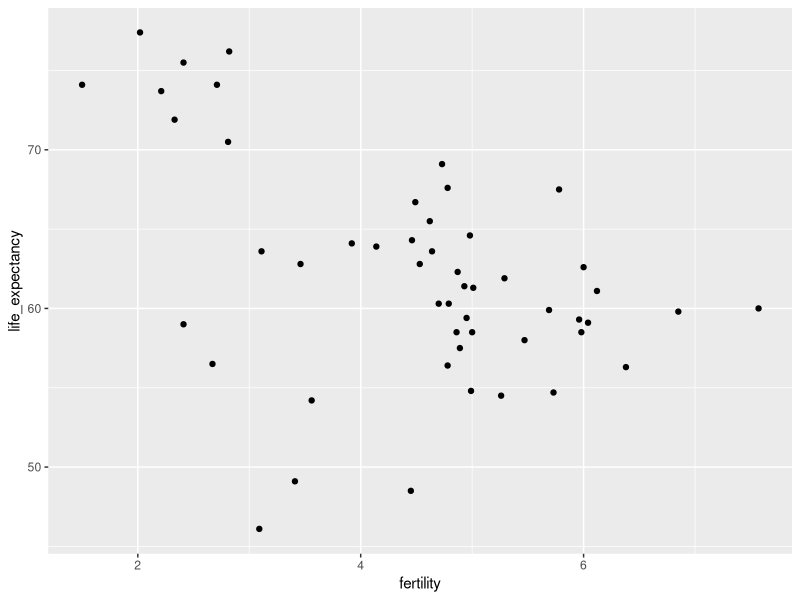
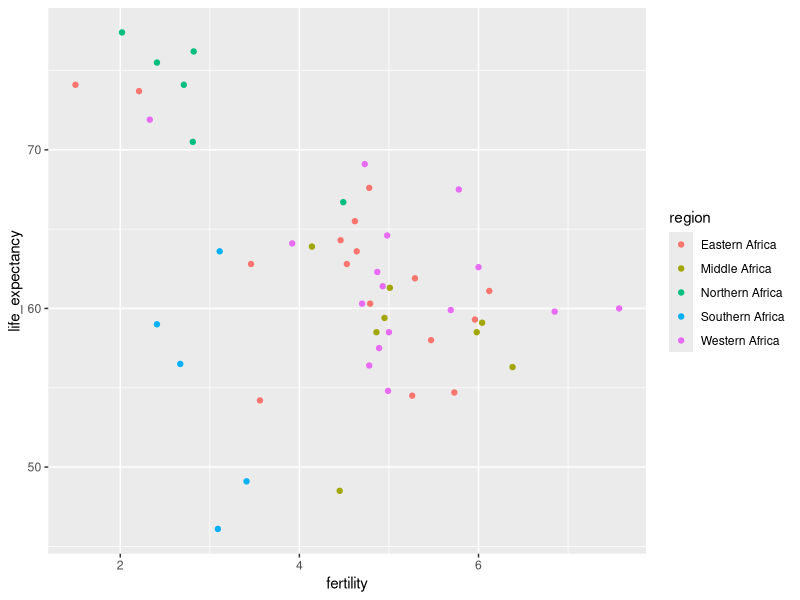
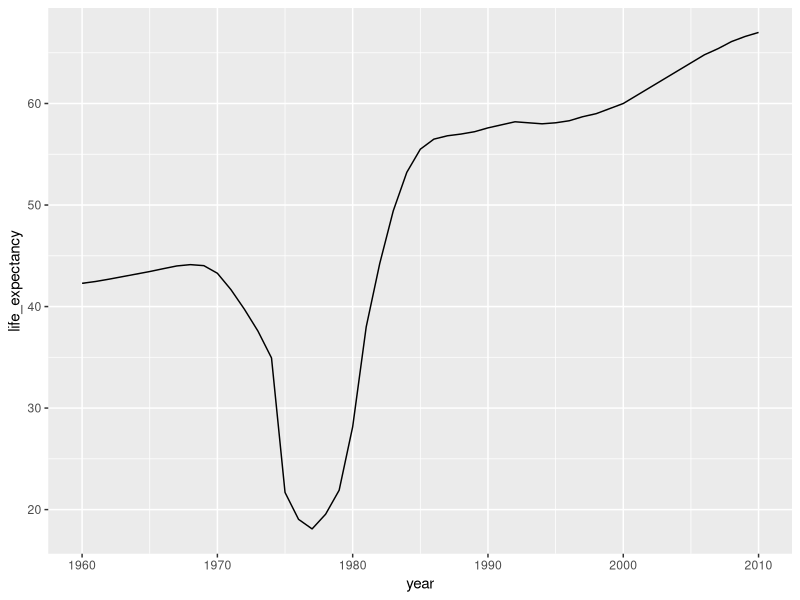
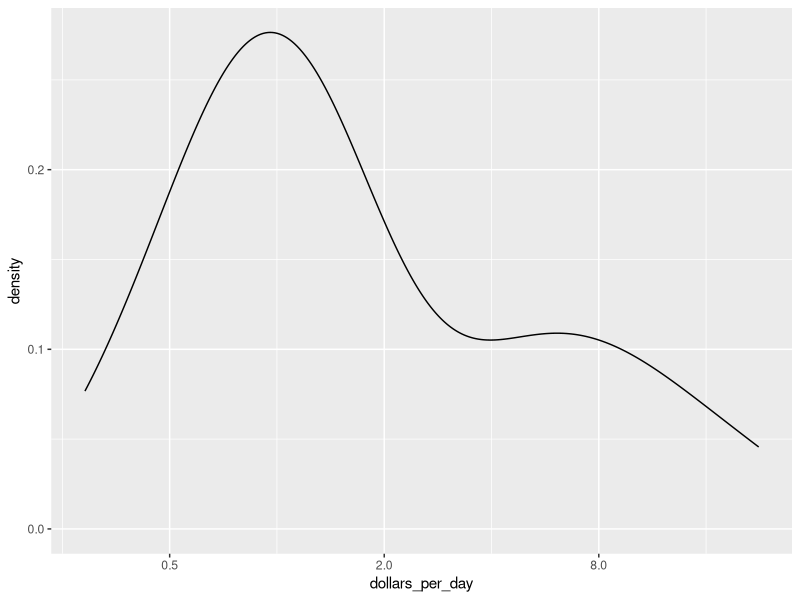
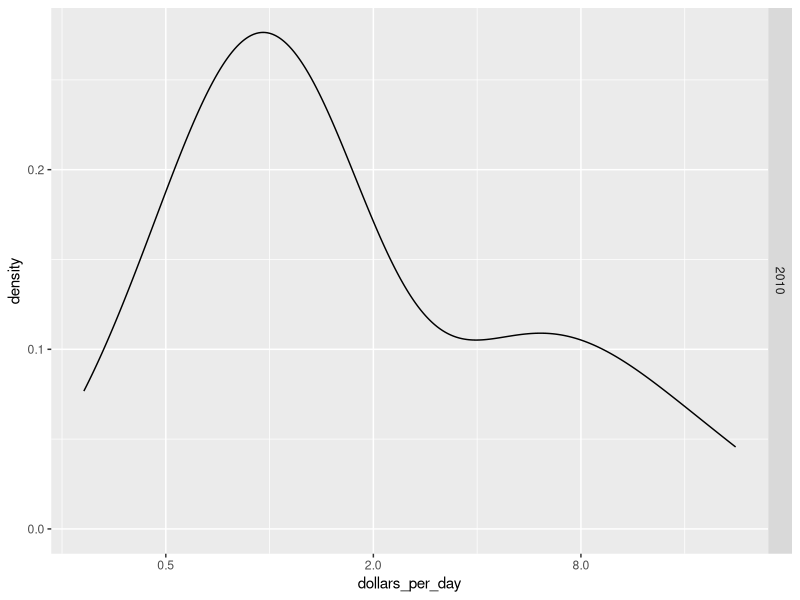
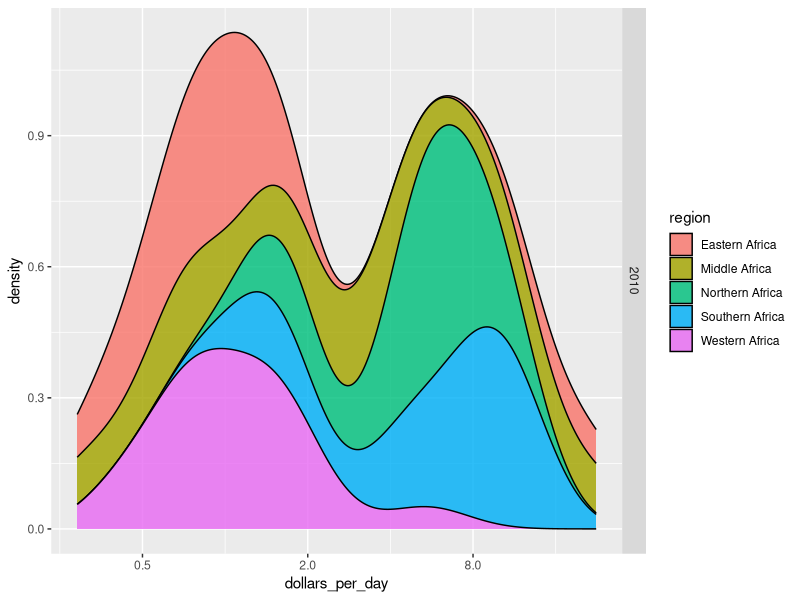
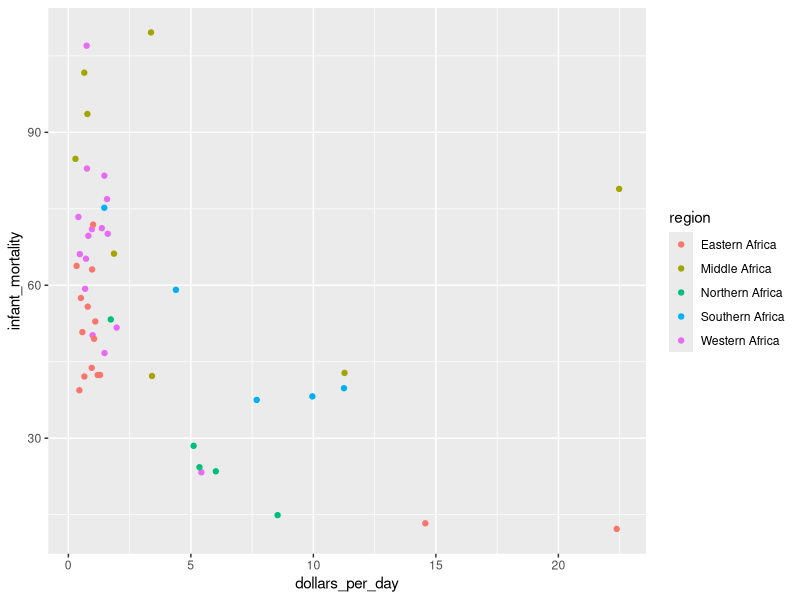

Source code (R) for these figures, in order: (Note: this script raises an error after producing the figures.)
"Exercise 1. Life expectancy vs fertility - part 1
The Gapminder Foundation (www.gapminder.org) is a non-profit organization based in Sweden that 
promotes global development through the use of statistics that can help reduce misconceptions 
about global development.


* Using ggplot and the points layer, create a scatter plot of life expectancy versus fertility for 
  the African continent in 2012.
* Remember that you can use the R console to explore the gapminder dataset to figure out the names 
  of the columns in the dataframe.
* In this exercise we provide parts of code to get you going. You need to fill out what is missing. 
  But note that going forward, in the next exercises, you will be required to write most of the code.
"

library(dplyr)
library(ggplot2)
library(dslabs)
data(gapminder)
## fill out the missing parts in filter and aes
gapminder %>% filter(continent == "Africa" & year == 2012) %>%
  ggplot(aes( x = fertility, y = life_expectancy )) +
  geom_point()
  
"Exercise 2. Life expectancy vs fertility - part 2 - coloring your plot
Note that there is quite a bit of variability in life expectancy and fertility with some African 
countries having very high life expectancies. There also appear to be three clusters in the plot.

Remake the plot from the previous exercises but this time use color to dinstinguish the different 
regions of Africa to see if this explains the clusters. Remember that you can explore the gapminder 
data to see how the regions of Africa are labeled in the dataframe!
"
library(dplyr)
library(ggplot2)
library(dslabs)
data(gapminder)

gapminder %>% filter(continent == "Africa" & year == 2012) %>% 
ggplot(aes(x = fertility, y = life_expectancy, color = region)) + 
geom_point()


"Exercise 3. Life expectancy vs fertility - part 3 - selecting country and region
While many of the countries in the high life expectancy/low fertility cluster are 
from Northern Africa, three countries are not.


* Create a table showing the country and region for the African countries (use select) 
  that in 2012 had fertility rates of 3 or less and life expectancies of at least 70.
* Assign your result to a data frame called df."


library(dplyr)
library(dslabs)
data(gapminder)

df <- gapminder %>% filter(continent == "Africa" & year == 2012 
                           & fertility <= 3 & life_expectancy >= 70) %>%
    select(country, region)

"Exercise 4. Life expectancy and the Vietnam War - part 1
The Vietnam War lasted from 1955 to 1975. Do the data support war having a negative 
effect on life expectancy? We will create a time series plot that covers the period 
from 1960 to 2010 of life expectancy for Vietnam and the United States, using color 
to distinguish the two countries. In this start we start the analysis by generating 
a table.

* Use filter to create a table with data for the years from 1960 to 2010 in Vietnam and 
  the United States.
* Save the table in an object called tab."

library(dplyr)
library(dslabs)
data(gapminder)

tab <- gapminder %>% 
filter(country %in% c("United States", "Vietnam") & year >= "1960" & year <= "2010") 


"Exercise 5. Life expectancy and the Vietnam War - part 2
Now that you have created the data table in Exercise 4, it is time to plot the data 
for the two countries.

Use geom_line to plot life expectancy vs year for Vietnam and the United States. The 
data table is stored in tab.
Use color to distinguish the two countries."

p <- tab %>% ggplot(aes(y = life_expectancy, x = year, color = country)) + geom_line()

"Exercise 6. Life expectancy in Cambodia
Cambodia was also involved in this conflict and, after the war, Pol Pot and his 
communist Khmer Rouge took control and ruled Cambodia from 1975 to 1979. He is 
considered one of the most brutal dictators in history. Do the data support this 
claim?

Use a single line of code to create a time series plot from 1960 to 2010 of life 
expectancy vs year for Cambodia."

library(dplyr)
library(ggplot2)
library(dslabs)
data(gapminder)

gapminder %>% filter(country == "Cambodia" & year >= "1960" & year <= "2010") %>% 
ggplot(aes(x = year, y = life_expectancy)) + geom_line()


"Exercise 7. Dollars per day - part 1
Now we are going to calculate and plot dollars per day for African countries in 
2010 using GDP data.

In the first part of this analysis, we will create the dollars per day variable.

* Use mutate to create a dollars_per_day variable, which is defined as gdp/population/365.
* Create the dollars_per_day variable for African countries for the year 2010.
* Remove any NA values.
* Save the mutated dataset as daydollars.
"

library(dplyr)
library(dslabs)
data(gapminder)
daydollars <- gapminder %>% 
              mutate(dollars_per_day = gdp/population/365) %>% 
              filter(continent == "Africa" & year == 2010 & !is.na(dollars_per_day)) 



"Exercise 8. Dollars per day - part 2
Now we are going to calculate and plot dollars per day for African countries in 2010 using GDP data.

In the second part of this analysis, we will plot the smooth density plot using a log (base 2) x axis.

* The dataset including the dollars_per_day variable is preloaded as daydollars.
* Create a smooth density plot of dollars per day from daydollars.
* Use a log (base 2) scale for the x axis."


daydollars %>% ggplot(aes(dollars_per_day)) + scale_x_continuous(trans = "log2") + geom_density()
      
"Exercise 9. Dollars per day - part 3 - multiple density plots
Now we are going to combine the plotting tools we have used in the past two exercises to create 
density plots for multiple years.

* Create the dollars_per_day variable as in Exercise 7, but for African countries in the years 
  1970 and 2010 this time.
* Make sure you remove any NA values.
* Create a smooth density plot of dollars per day for 1970 and 2010 using a log (base 2) scale 
  for the x axis.
* Use facet_grid to show a different density plot for 1970 and 2010.
"

library(dplyr)
library(ggplot2)
library(dslabs)
data(gapminder)

gapminder <- gapminder %>% 
              mutate(dollars_per_day = gdp/population/365) %>% 
              filter(continent == "Africa" & year == 2010 & !is.na(dollars_per_day)) 

gapminder %>% ggplot(aes(dollars_per_day)) + 
              scale_x_continuous(trans = "log2") + 
              geom_density(alpha = 0.2) + facet_grid(year ~ .)

"Exercise 10. Dollars per day - part 4 - stacked histograms
Now we are going to edit the code from Exercise 9 to show stacked histograms of each 
region in Africa.

* Much of the code will be the same as in Exercise 9:
* Create the dollars_per_day variable as in Exercise 7, but for African countries in 
  the years 1970 and 2010 this time.
* Make sure you remove any NA values.
* Create a smooth density plot of dollars per day for 1970 and 2010 using a log (base 2) 
  scale for the x axis.
* Use facet_grid to show a different density plot for 1970 and 2010.
* Make sure the densities are smooth by using bw = 0.5.
* Use the fill and position arguments where appropriate to create the stacked histograms 
  of each region.
"
library(dplyr)
library(ggplot2)
library(dslabs)
data(gapminder)

gapminder <- gapminder %>% 
              mutate(dollars_per_day = gdp/population/365)

p <- gapminder %>% filter(continent == "Africa" & 
                      year %in% c("1970","2010") & 
                      !is.na(dollars_per_day)) %>% 
            ggplot(aes(dollars_per_day, fill = region)) + 
            scale_x_continuous(trans = "log2")
            
p + geom_density(alpha = 0.82, bw = 0.5, position = "stack") + facet_grid(year ~ .)


"Exercise 11. Infant mortality scatter plot - part 1
We are going to continue looking at patterns in the gapminder dataset by plotting infant mortality rates versus dollars per day for African countries.

Generate dollars_per_day using mutate and filter for the year 2010 for African countries.
Remember to remove NA values.
Store the mutated dataset in gapminder_Africa_2010.
Make a scatter plot of infant_mortaility versus dollars_per_day for countries in the African continent.
Use color to denote the different regions of Africa.

"
library(dplyr)
library(ggplot2)
library(dslabs)
data(gapminder)
gapminder_Africa_2010 <- gapminder %>% 
              mutate(dollars_per_day = gdp/population/365) %>% 
              filter(continent == "Africa" & 
                      year =="2010" & 
                      !is.na(dollars_per_day)) %>%
              ggplot(aes(dollars_per_day, infant_mortality, color = region))

# now make the scatter plot
gapminder_Africa_2010 + geom_point()


"Exercise 12. Infant mortality scatter plot - part 2 - logarithmic axis
Now we are going to transform the x axis of the plot from the previous exercise.

* The mutated dataset is preloaded as gapminder_Africa_2010.
* As in the previous exercise, make a scatter plot of infant_mortaility versus 
  dollars_per_day for countries in the African continent.
* As in the previous exercise, use color to denote the different regions of Africa.
* Transform the x axis to be in the log (base 2) scale.
"

gapminder_Africa_2010 %>% ggplot(aes(dollars_per_day, infant_mortality, color = region)) + 
                          scale_x_continuous(trans = "log2") + geom_point()

"Exercise 13. Infant mortality scatter plot - part 3 - adding labels
Note that there is a large variation in infant mortality and dollars per day among 
African countries.

As an example, one country has infant mortality rates of less than 20 per 1000 and 
dollars per day of 16, while another country has infant mortality rates over 10% and 
dollars per day of about 1.

In this exercise, we will remake the plot from Exercise 12 with country names instead 
of points so we can identify which countries are which.


* The mutated dataset is preloaded as gapminder_Africa_2010.
* As in the previous exercise, make a scatter plot of infant_mortaility versus 
  dollars_per_day for countries in the African continent.
* As in the previous exercise, use color to denote the different regions of Africa.
* As in the previous exercise, transform the x axis to be in the log (base 2) scale.
* Add a layer to display country names instead of points.
"
gapminder_Africa_2010 %>% ggplot(aes(dollars_per_day, infant_mortality, label = country, color = region)) +
                          scale_x_continuous(trans = "log2") + 
                          geom_text()
                          
"Exercise 14. Infant mortality scatter plot - part 4 - comparison of scatter plots
Now we are going to look at changes in the infant mortality and dollars per day 
patterns African countries between 1970 and 2010.


* Generate dollars_per_day using mutate and filter for the years 1970 and 2010 
  for African countries.
* Remember to remove NA values.
* As in the previous exercise, make a scatter plot of infant_mortaility versus 
  dollars_per_day for countries in the African continent.
* As in the previous exercise, use color to denote the different regions of Africa.
* As in the previous exercise, transform the x axis to be in the log (base 2) scale.
* As in the previous exercise, add a layer to display country names instead of points.
* Use facet_grid to show different plots for 1970 and 2010."                          

library(dplyr)
library(ggplot2)
library(dslabs)
data(gapminder)

gapminder <- gapminder %>% 
              mutate(dollars_per_day = gdp/population/365) %>% 
              filter(continent == "Africa" & 
                      year %in% c("1970","2010") & 
                      !is.na(dollars_per_day)) %>% 
              ggplot(aes(dollars_per_day, infant_mortality, color = region)) +
              scale_x_continuous(trans = "log2")
